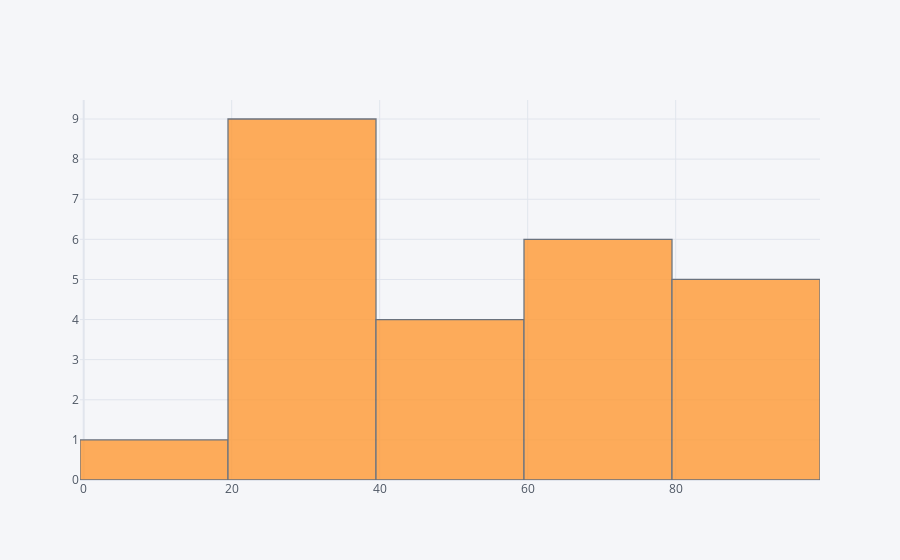

This figure's notebook cell:
### Code cell
data["Scores"].iplot(kind="hist")

### Figure 1 — Plotly figure (JSON) as saved in the notebook; plotly's stock layout.template omitted (floating-point values rounded to 4 significant figures)
{"data": [{"histfunc": "count", "histnorm": "", "marker": {"color": "rgba(255, 153, 51, 1.0)", "line": {"color": "#4D5663", "width": 1.3}}, "name": "Scores", "opacity": 0.8, "orientation": "v", "type": "histogram", "x": [21, 47, 27, 75, 30, 20, 88, 60, 81, 25, 85, 62, 41, 42, 17, 95, 30, 24, 67, 69, 30, 54, 35, 76, 86]}], "layout": {"barmode": "overlay", "legend": {"bgcolor": "#F5F6F9", "font": {"color": "#4D5663"}}, "paper_bgcolor": "#F5F6F9", "plot_bgcolor": "#F5F6F9", "title": {"font": {"color": "#4D5663"}}, "xaxis": {"gridcolor": "#E1E5ED", "showgrid": true, "tickfont": {"color": "#4D5663"}, "title": {"font": {"color": "#4D5663"}, "text": ""}, "zerolinecolor": "#E1E5ED"}, "yaxis": {"gridcolor": "#E1E5ED", "showgrid": true, "tickfont": {"color": "#4D5663"}, "title": {"font": {"color": "#4D5663"}, "text": ""}, "zerolinecolor": "#E1E5ED"}}}
